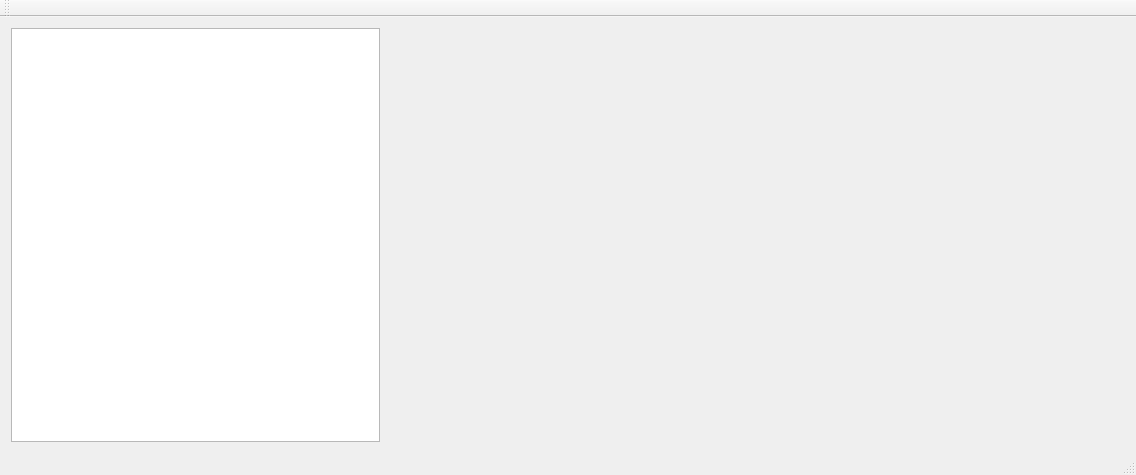
<?xml version="1.0" encoding="UTF-8"?>
<ui version="4.0">
 <class>MainWidgetClass</class>
 <widget class="QMainWindow" name="MainWidgetClass">
  <property name="geometry">
   <rect>
    <x>0</x>
    <y>0</y>
    <width>1136</width>
    <height>475</height>
   </rect>
  </property>
  <property name="windowTitle">
   <string>MainWidget</string>
  </property>
  <widget class="QWidget" name="centralWidget">
   <layout class="QHBoxLayout" name="horizontalLayout">
    <item>
     <widget class="QListView" name="docsListView">
      <property name="sizePolicy">
       <sizepolicy hsizetype="Expanding" vsizetype="Expanding">
        <horstretch>1</horstretch>
        <verstretch>0</verstretch>
       </sizepolicy>
      </property>
     </widget>
    </item>
    <item>
     <widget class="QWidget" name="docsEditorLayout" native="true">
      <property name="sizePolicy">
       <sizepolicy hsizetype="Preferred" vsizetype="Preferred">
        <horstretch>2</horstretch>
        <verstretch>0</verstretch>
       </sizepolicy>
      </property>
      <layout class="QVBoxLayout" name="editorLayout">
       <property name="spacing">
        <number>6</number>
       </property>
       <property name="sizeConstraint">
        <enum>QLayout::SetDefaultConstraint</enum>
       </property>
      </layout>
     </widget>
    </item>
   </layout>
  </widget>
  <widget class="QMenuBar" name="menuBar">
   <property name="geometry">
    <rect>
     <x>0</x>
     <y>0</y>
     <width>1136</width>
     <height>21</height>
    </rect>
   </property>
  </widget>
  <widget class="QToolBar" name="mainToolBar">
   <attribute name="toolBarArea">
    <enum>TopToolBarArea</enum>
   </attribute>
   <attribute name="toolBarBreak">
    <bool>false</bool>
   </attribute>
  </widget>
  <widget class="QStatusBar" name="statusBar"/>
 </widget>
 <layoutdefault spacing="6" margin="11"/>
 <resources>
  <include location="MainWidget.qrc"/>
 </resources>
 <connections/>
</ui>
